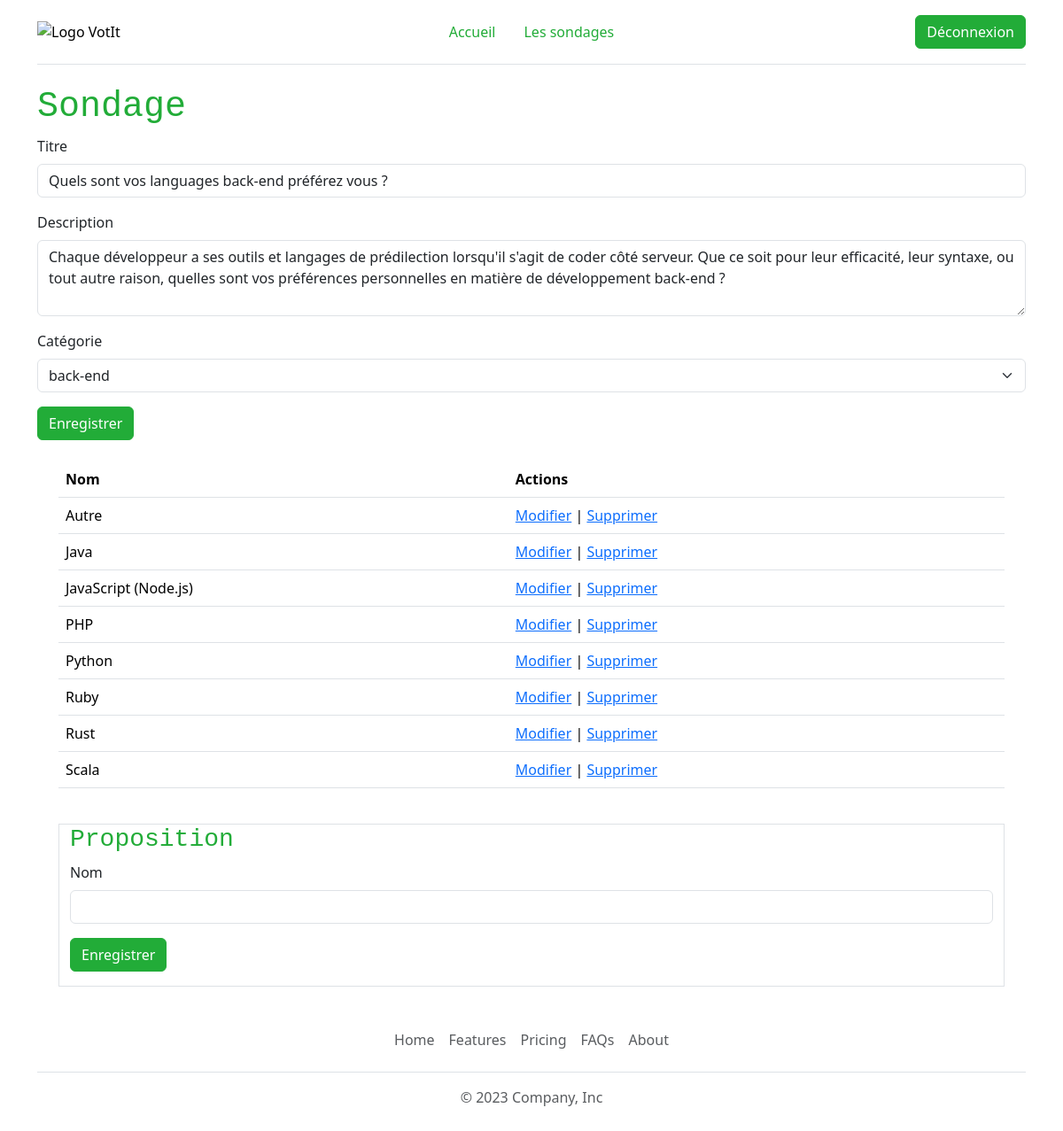
/ajout_modification_sondage.php?id=1 (signed in), run on the app's committed database.
### tables this page shows
CREATE TABLE IF NOT EXISTS `poll` (
  `id` int(11) UNSIGNED NOT NULL AUTO_INCREMENT,
  `title` varchar(255) NOT NULL,
  `description` text NOT NULL,
  `user_id` int(10) UNSIGNED NOT NULL,
  `category_id` int(11) UNSIGNED NOT NULL,
  PRIMARY KEY (`id`),
  KEY `user_id` (`user_id`),
  KEY `category_id` (`category_id`)
);

CREATE TABLE IF NOT EXISTS `category` (
  `id` int(11) UNSIGNED NOT NULL AUTO_INCREMENT,
  `name` varchar(255) NOT NULL,
  PRIMARY KEY (`id`)
);

CREATE TABLE IF NOT EXISTS `poll_item` (
  `id` int(11) UNSIGNED NOT NULL AUTO_INCREMENT,
  `name` varchar(255) NOT NULL,
  `poll_id` int(11) UNSIGNED NOT NULL,
  PRIMARY KEY (`id`),
  KEY `poll_id` (`poll_id`)
);

### lib/poll.php (called while the page is built, shortened)
<?php
function getPollById(PDO $pdo, int $id): array|bool
{
    $query = $pdo->prepare('SELECT * FROM poll WHERE id = :id');
    $query->bindValue(':id', $id, PDO::PARAM_INT);
    $query->execute();
    return $query->fetch(PDO::FETCH_ASSOC);
}
function getPollItems(PDO $pdo, int $id): array
{
    $query = $pdo->prepare('SELECT *
    FROM poll_item
    WHERE poll_id = :id
    ORDER BY name ASC');
    $query->bindValue(':id', $id, PDO::PARAM_INT);
    $query->execute();
    return $query->fetchAll(PDO::FETCH_ASSOC);
}

### lib/category.php (called while the page is built)
<?php
function getCategories(PDO $pdo):array
{
    $query = $pdo->prepare("SELECT * FROM category");
    $query->execute();
    return $query->fetchAll();
}

### ajout_modification_sondage.php (the view, shortened to what this page needs)
<?php
require_once 'lib/required_files.php';
require_once 'lib/poll.php';
require_once 'lib/category.php';
require_once 'templates/header.php';
$categories = getCategories($pdo);
$poll = [
    'title' => '',
    'description' => '',
    'category_id' => '',
];
$item = [
    'id' => null,
    'name' => '',
];
if (isset($_GET['id'])) {
    $poll = getPollById($pdo, (int)$_GET['id']);
    $items = getPollItems($pdo, (int)$_GET['id']);
}
?>
<h1>Sondage</h1>
<form method="POST" enctype="multipart/form-data">
    <div class="mb-3">
        <label for="title" class="form-label">Titre</label>
        <input type="text" name="title" id="title" class="form-control" value="<?= $poll['title'] ?>">
    </div>
    <div class="mb-3">
        <label for="description" class="form-label">Description</label>
        <textarea class="form-control" name="description" id="description" cols="30" rows="3"><?= $poll['description'] ?></textarea>
    </div>
    <div class="mb-3">
        <label for="category_id" class="form-label">Catégorie</label>
        <select name="category_id" id="category_id" class="form-select">
            <?php foreach ($categories as $category) { ?>
                <option <?php if ($poll['category_id'] == $category['id']) {
                            echo 'selected="selected"';
                        } ?> value="<?= $category['id'] ?>"><?= $category['name'] ?></option>
            <?php } ?>
        </select>
    </div>
    <div class="mb-3">
        <input type="submit" name="savePoll" class="btn btn-primary" value="Enregistrer">
    </div>
</form>
<?php if (!isset($_GET['id'])) { ?>
    <div class="alert alert-warning" role="alert">
        Après avoir enregistré le sondage, vous pourrez ajouter des propositions.
    </div>
<?php } else { ?>
    <div class="row m-4">
        <table class="table">
            <thead>
                <tr>
                    <th scope="col">Nom</th>
                    <th scope="col">Actions</th>
                </tr>
            </thead>
            <tbody>
                <?php foreach ($items as $pollItem) { ?>
                    <tr>
                        <td><?= $pollItem['name'] ?></td>
                        <td><a href="ajout_modification_sondage.php?id=<?=$_GET['id']?>&item_id=<?=$pollItem['id']?>&action=edit">Modifier</a>
                            | <a href="ajout_modification_sondage.php?id=<?=$_GET['id']?>&item_id=<?=$pollItem['id']?>&action=delete" onclick="return confirm('Êtes-vous sûr de vouloir supprimer cet article ?')">Supprimer</a></td>
                    </tr>
                <?php } ?>
            </tbody>
        </table>
    </div>
    <div class="row m-4">
        <form method="post" class="border">
            <h3>Proposition</h3>
            <div class="mb-3">
                <label for="name" class="form-label">Nom</label>
                <input type="text" name="name" id="name" class="form-control" value="<?= $item['name'] ?>">
            </div>
            <div class="mb-3">
                <input type="submit" name="saveItem" class="btn btn-primary" value="Enregistrer">
            </div>
        </form>
    </div>
<?php } ?>
<?php require_once 'templates/footer.php'; ?>

### data on the page
poll: title "Quels sont vos languages back-end préférez vous ?", description "Chaque développeur a ses outils et langages de prédilection lorsqu'il s'agit de coder côté serveur. Que ce soit pour leur efficacité, leur syntaxe, ou tout autre raison, quelles sont vos préférences personnelles en matière de développement back-end ?", category_id "back-end"
poll_item: name "Autre"
poll_item: name "Java"
poll_item: name "JavaScript (Node.js)"
poll_item: name "PHP"
poll_item: name "Python"
poll_item: name "Ruby"
poll_item: name "Rust"
poll_item: name "Scala"

### other printed values
$titre "Accueil"
$titre "Les sondages"
